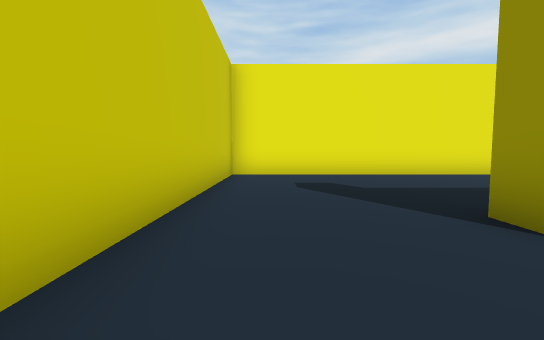
[1] (above)

24 first-person views from a walk through a Unity game level. The camera is 1.3 m above the floor, tilts 4° down and sees 90° across. The floor is counted in squares, 2 m on a side. Each view is taken from the middle of a square. On the plan, view 1 faces up. The plan holds only what a view shows up to about 9 squares ahead; the rest is blank. The place goes on beyond the plan. The player character is not drawn. Some animated figures are not drawn.

[2]
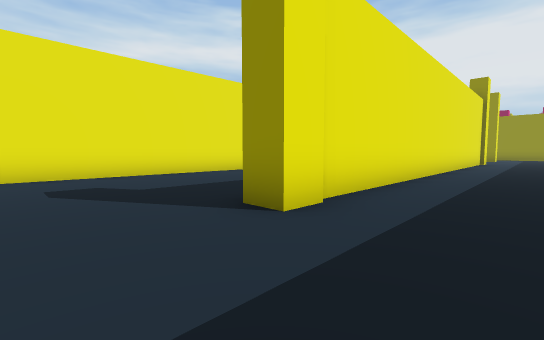

[3]
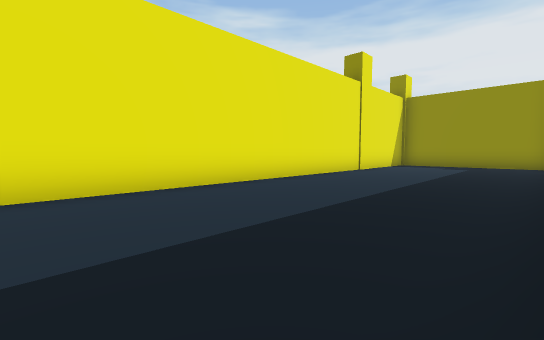

[4]
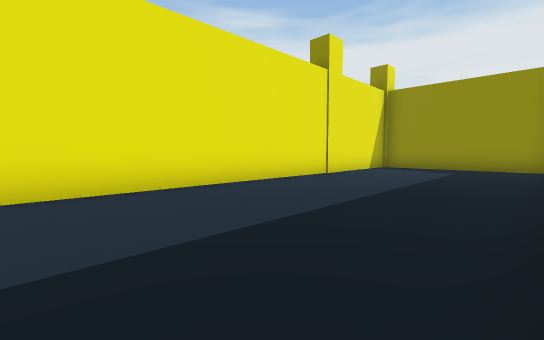

[5]
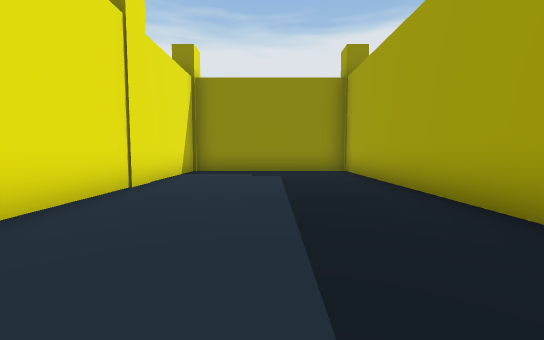

[6]
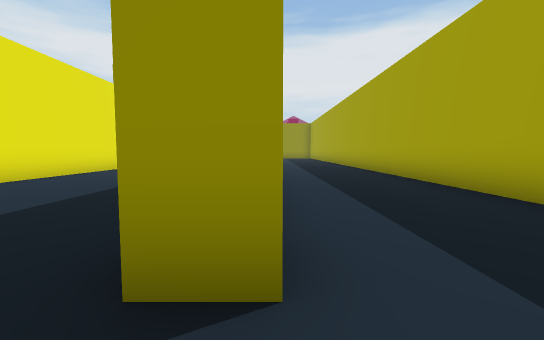

[7]
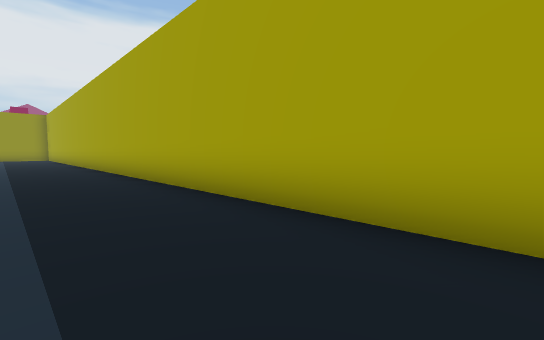

[8]
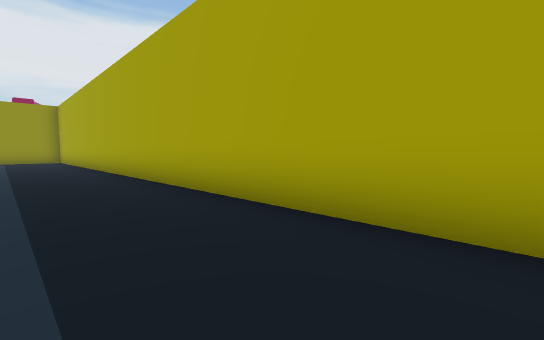

[9]
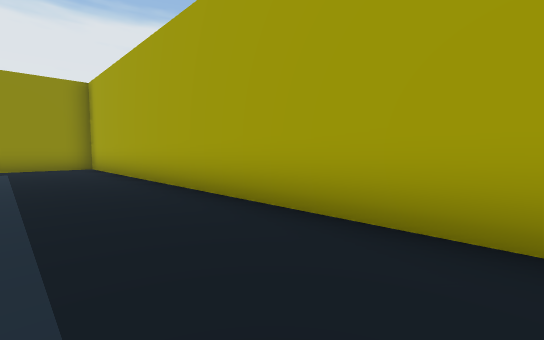

[10]
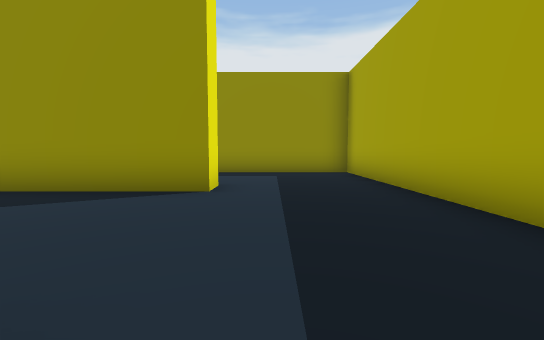

[11]
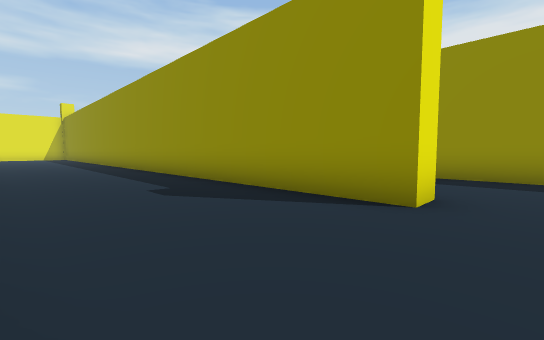

[12]
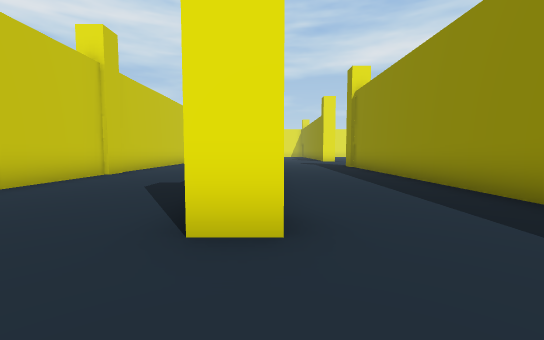

[13]
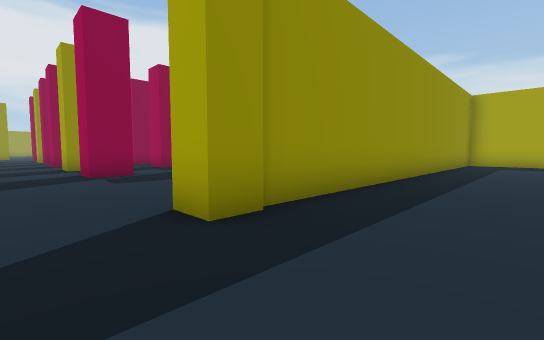

[14]
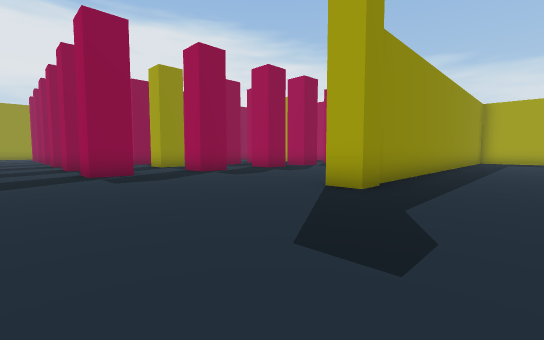

[15]
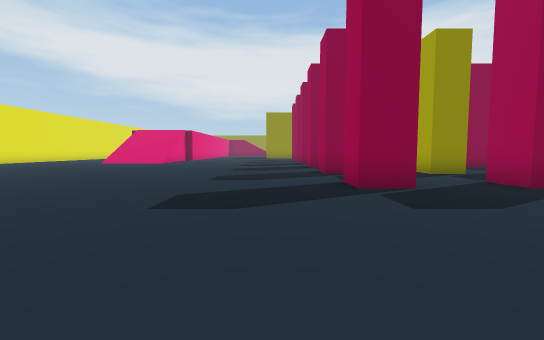

[16]
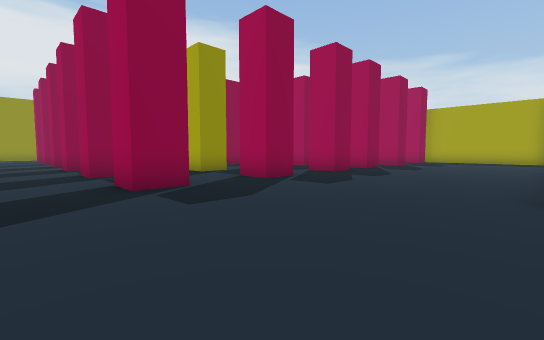

[17]
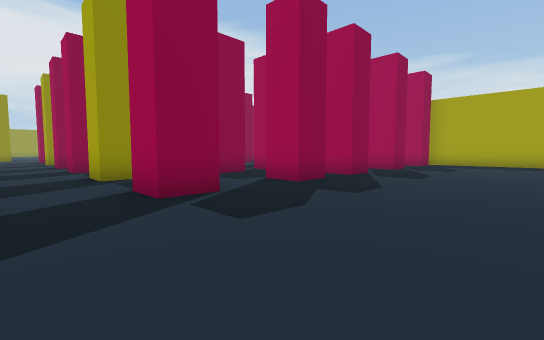

[18]
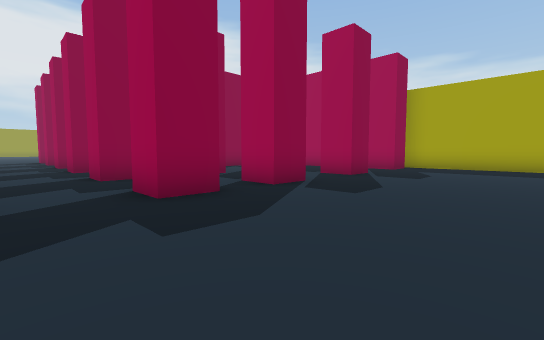

[19]
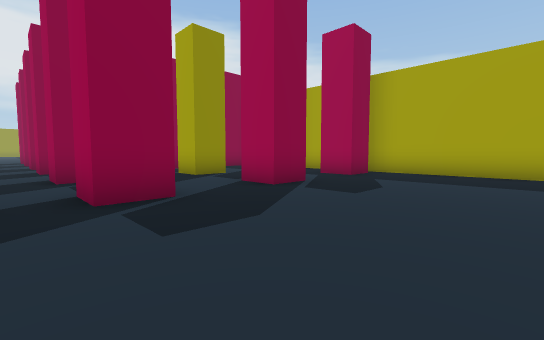

[20]
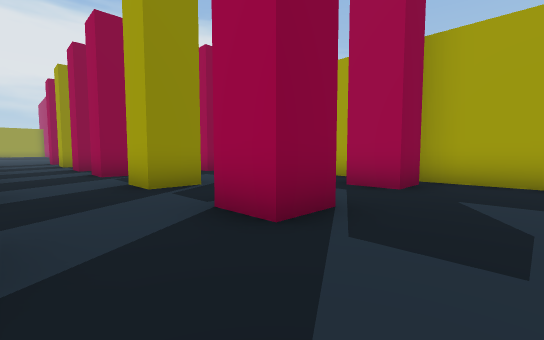

[21]
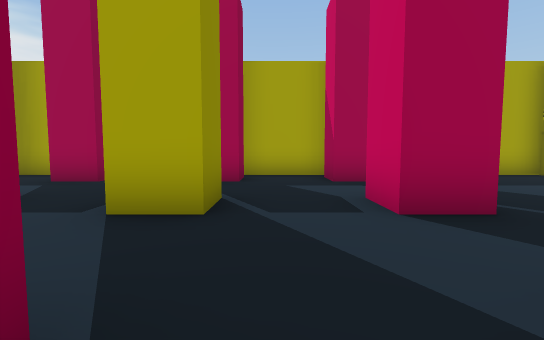

[22]
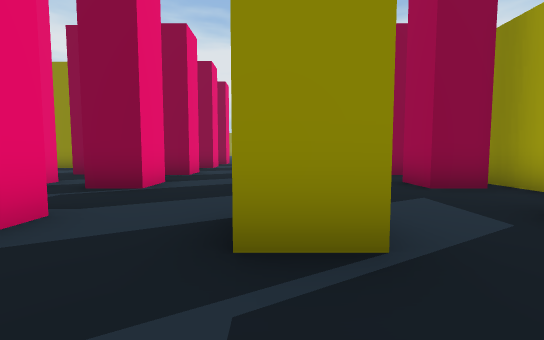

[23]
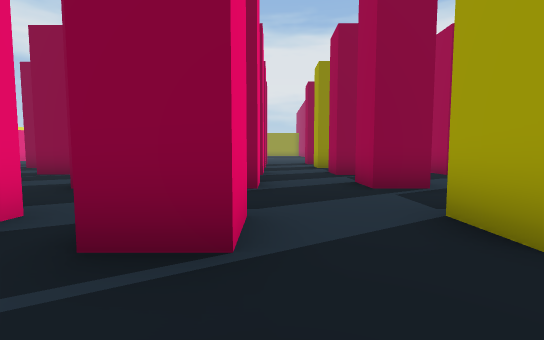

[24]
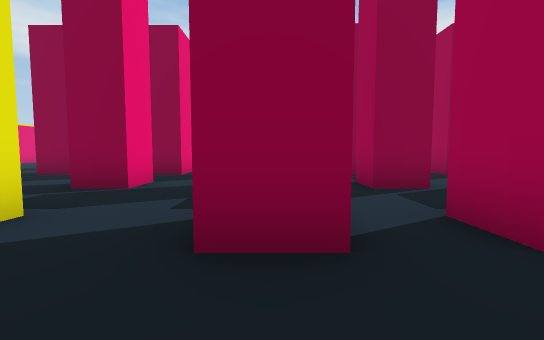

### Floor plan
Points are (right, up) in squares from view 1. A wall is a line through its corners. A room is listed if a view was taken in it or the views show most of it. See-through windows are left out.
Room 1 (views 1, 2, 3, 4, 5, 6, 7, 8, 9, 10, 11, 12)
walls: (16.4, 9) (16.4, 4.5); (9.4, 2.6) (15.9, 2.6) (15.9, 7.5) (-1.1, 7.5) (-1.1, 1); (10.8, 2) (2.1, 2) (2.1, 2.8); (21.1, 2) (20.4, 2) (20.4, 10.4); (0.9, -1.3) (24.3, -1.3) (24.3, 1.4)
ways out: opening at (22, 1.3) to room 2
Room 2 (views 13, 14, 15, 16, 17, 18, 19, 20, 21, 22, 23, 24)
walls: (24.3, 1.4) (24.3, 11.7) (25, 11.7); (24.8, -1.3) (32.8, -1.3); (35.3, -1.3) (38.5, -1.3)
ways out: opening at (22, 1.3) to room 1
objects: pillar (30, 0); pillar (30, 3); pillar (30, 6); pillar (30, 8); pillar (30, 11); pillar (30, 14); pillar (33, 0); pillar (33, 3); pillar (33, 6); pillar (33, 8); pillar (33, 11); pillar (33, 14); pillar (36, 0); pillar (36, 3); pillar (36, 6); pillar (36, 8); pillar (36, 11); pillar (36, 14); pillar (38, 0); pillar (38, 3); pillar (38, 6); pillar (38, 8); pillar (38, 11); pillar (38, 14)

Positions as (right, up) in squares from view 1, and headings:
1: (0, 0), facing up
2: (0, 0), facing up-right
3: (3, 3), facing up-right
4: (5, 3), facing up-right
5: (7, 5), facing right
6: (1, 2), facing right
7: (1, 1), facing down-right
8: (6, 1), facing down-right
9: (13, 1), facing down-right
10: (16, 1), facing right
11: (17, 1), facing up-right
12: (21, 0), facing up
13: (22, 13), facing down-right
14: (22, 16), facing down-right
15: (25, 16), facing right
16: (25, 16), facing down-right
17: (26, 13), facing down-right
18: (26, 10), facing down-right
19: (26, 7), facing down-right
20: (28, 5), facing down-right
21: (32, 6), facing down
22: (31, 3), facing right
23: (31, 5), facing right
24: (31, 8), facing right
